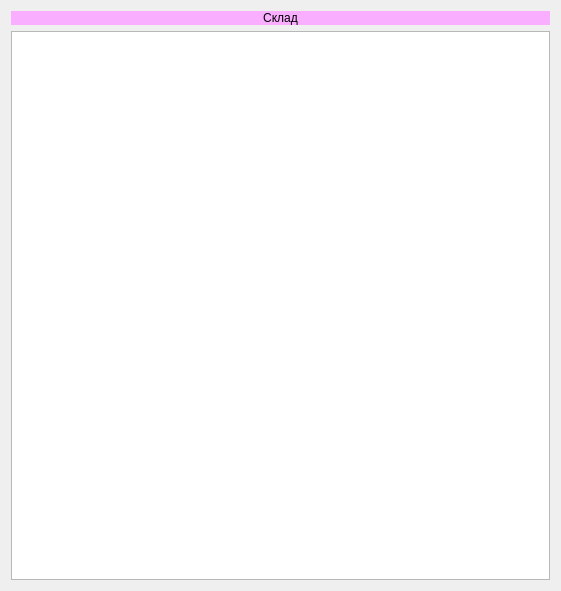
<?xml version="1.0" encoding="UTF-8"?>
<ui version="4.0">
 <class>Dialog</class>
 <widget class="QDialog" name="Dialog">
  <property name="geometry">
   <rect>
    <x>0</x>
    <y>0</y>
    <width>561</width>
    <height>591</height>
   </rect>
  </property>
  <property name="windowTitle">
   <string>Dialog</string>
  </property>
  <property name="styleSheet">
   <string notr="true">font: 10pt &quot;Comic Sans MS&quot;;</string>
  </property>
  <layout class="QVBoxLayout" name="verticalLayout_2">
   <item>
    <layout class="QVBoxLayout" name="table_client">
     <item>
      <widget class="QLabel" name="label">
       <property name="styleSheet">
        <string notr="true">background-color: rgb(249, 174, 255);</string>
       </property>
       <property name="text">
        <string>Склад</string>
       </property>
       <property name="alignment">
        <set>Qt::AlignCenter</set>
       </property>
      </widget>
     </item>
     <item>
      <widget class="QTableView" name="tableView"/>
     </item>
    </layout>
   </item>
  </layout>
 </widget>
 <resources/>
 <connections/>
</ui>
